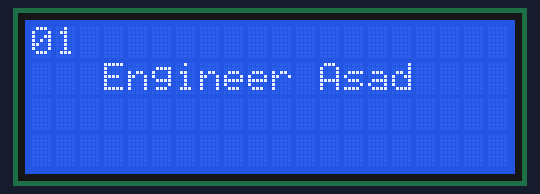
A sketch run on a simulated Arduino Uno, built with avr-gcc and run on an emulated ATmega328P. On the bench: 20×4 character LCD. What the sketch prints to the serial monitor is not drawn.

Above: at 0.1 s.
At 5.1 s:
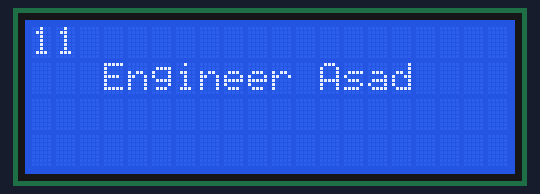
At 9.6 s:
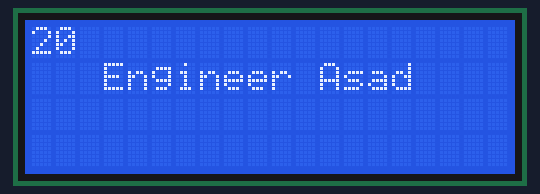
At 19.6 s:
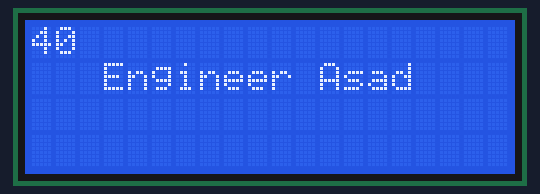
At 29.7 s:
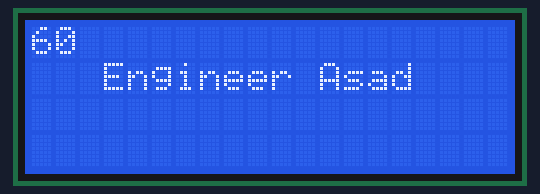
At 39.2 s:
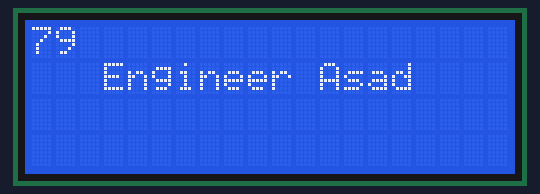

The sketch:

Problem_digit.PWI.ino
```cpp
#include<LiquidCrystal.h>
LiquidCrystal lcd(13,11,7,6,5,4);
int i;
void setup() {
  lcd.begin(20,4);
  Serial.begin(9600);
}
void loop() {

  lcd.setCursor(3,1);
  lcd.print("Engineer Asad");


  for(i=1;i<=99;i++) {
    lcd.setCursor(0,0);
    lcd.print(i/10);
    lcd.setCursor(1,0);
    lcd.print(i%10);
    Serial.print(i);
    delay(500);
  }

}
```

Measured:
- what the display in image 2 shows lasts 0.5 s, from 9.6 s to 10.1 s
